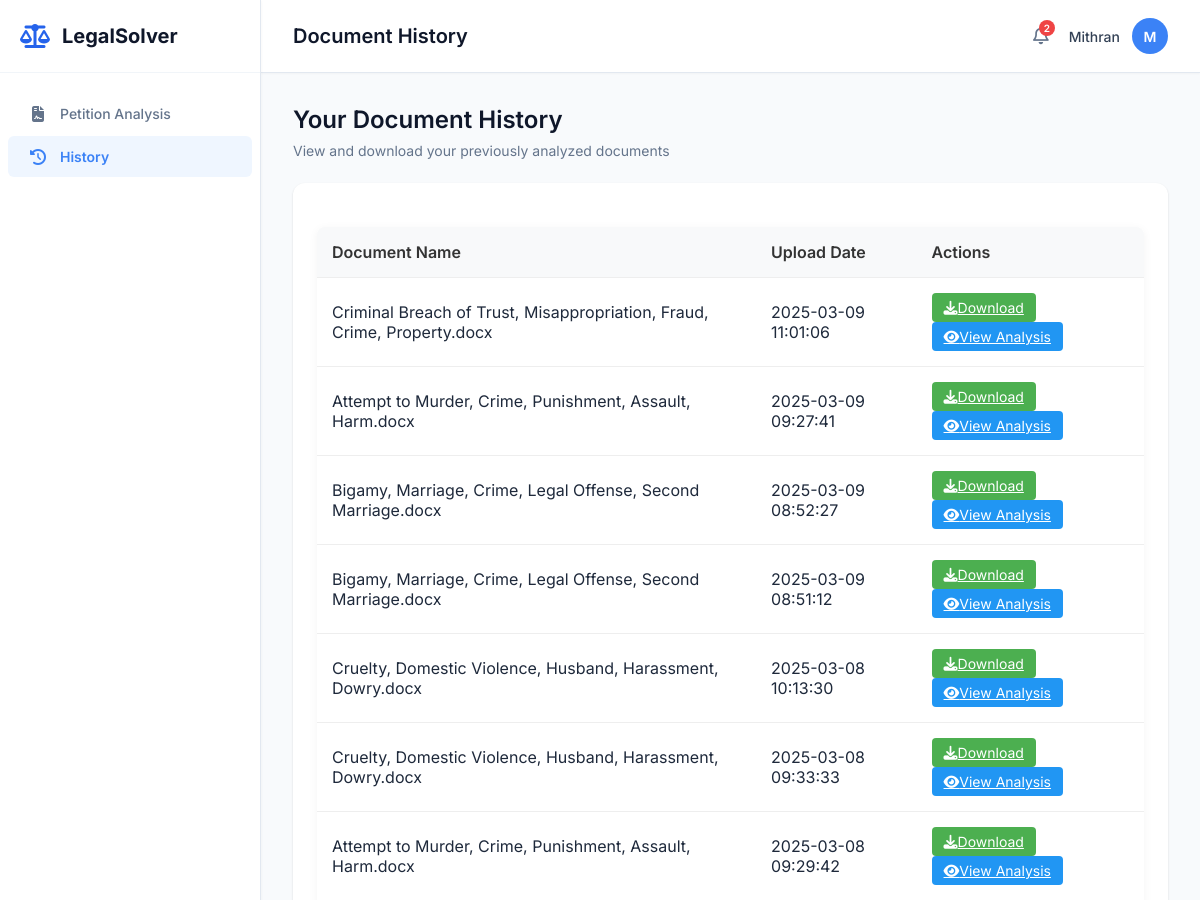
/history (signed in, upper part), run on an earlier commit of the app's database.
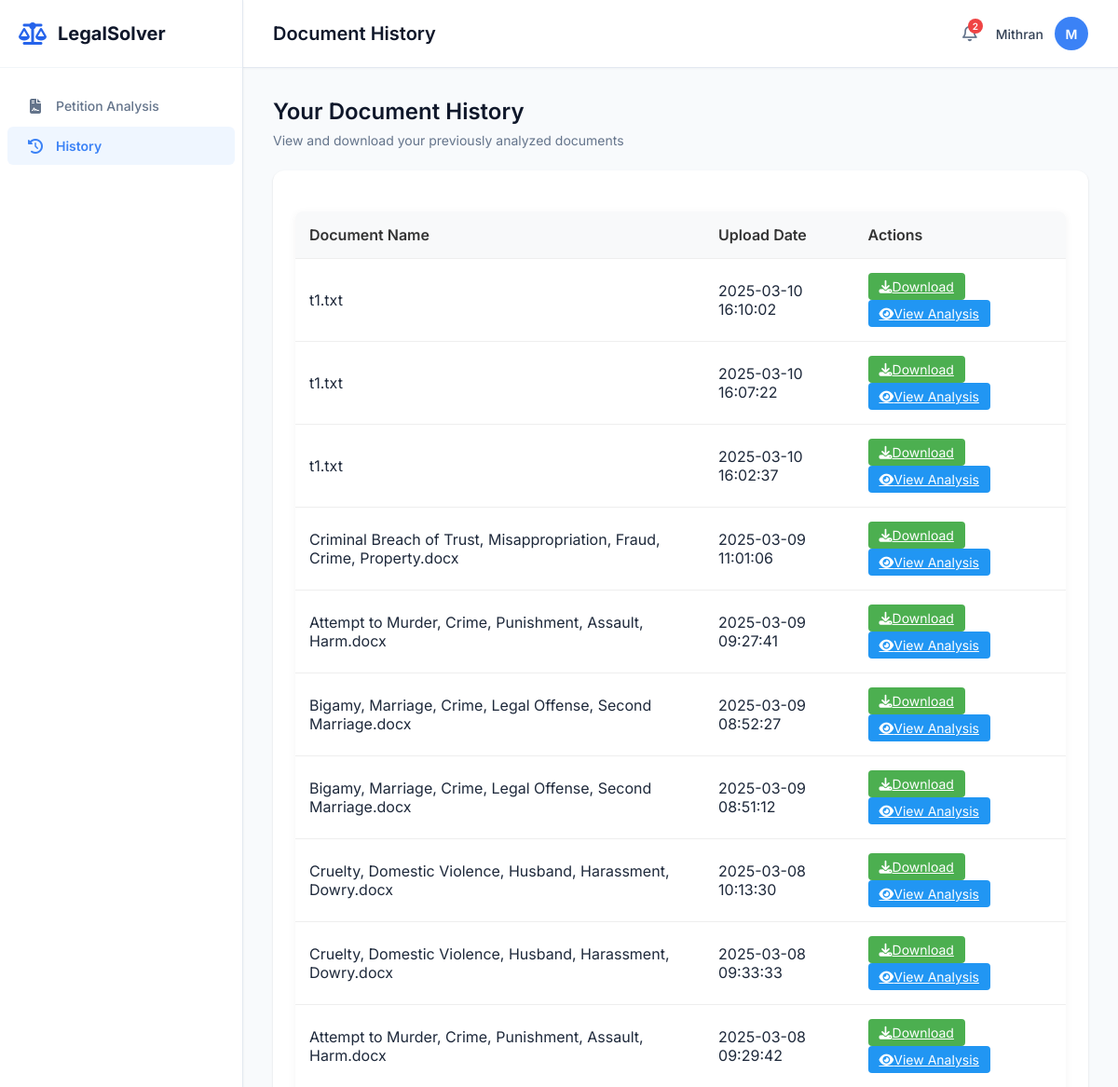
And on a later commit of the database.
### tables this page shows
CREATE TABLE document_history (
                        doc_id TEXT PRIMARY KEY,
                        user_id INTEGER NOT NULL,
                        filename TEXT NOT NULL,
                        original_filename TEXT NOT NULL,
                        upload_date TIMESTAMP NOT NULL,
                        analysis_results TEXT,
                        file_path TEXT NOT NULL,
                        FOREIGN KEY (user_id) REFERENCES users (user_id)
                    );

### app.py (the view)
@app.route('/history')
def history():
    if 'username' not in session:
        return redirect(url_for('login'))
    documents = get_user_documents(session['username'])
    return render_template('history.html', username=session['username'], documents=documents)

### db_connection.py (called while the page is built)
def create_connection(db_file):
    os.makedirs(os.path.dirname(db_file), exist_ok=True)
    conn = None
    try:
        conn = sqlite3.connect(db_file)
        return conn
    except sqlite3.Error as e:
        print(f"Database connection error: {e}")
    return conn

def get_user_id(username):
    db_path = os.path.join(os.path.dirname(__file__), 'database.db')
    conn = create_connection(db_path)
    if conn is None:
        print("Failed to create database connection.")
        return None
    with conn:
        cur = conn.cursor()
        cur.execute("SELECT user_id FROM users WHERE username=?", (username,))
        result = cur.fetchone()
        return result[0] if result else None

def get_user_documents(username):
    user_id = get_user_id(username)
    if not user_id:
        return []
    db_path = os.path.join(os.path.dirname(__file__), 'database.db')
    conn = create_connection(db_path)
    if conn is None:
        print("Failed to create database connection.")
        return []
    with conn:
        cur = conn.cursor()
        cur.execute(
            "SELECT doc_id, original_filename, upload_date, file_path FROM document_history WHERE user_id=? ORDER BY upload_date DESC",
            (user_id,)
        )
        return cur.fetchall()

### templates/history.html (shortened to what this page needs)
<!DOCTYPE html>
<html lang="en">
<head>
    <link rel="stylesheet" href="{{ url_for('static', filename='style.css') }}">
    <link rel="stylesheet" href="https://cdnjs.cloudflare.com/ajax/libs/font-awesome/6.4.0/css/all.min.css">
</head>
<body class="home-body">
    <div class="app-container">
        <aside class="sidebar">
            <div class="sidebar-header">
                <div class="logo">
                    <i class="fas fa-scale-balanced"></i>
                    <span>LegalSolver</span>
                </div>
            </div>
            <nav class="sidebar-nav">
                <ul>
                    <li><a href="{{ url_for('home') }}"><i class="fas fa-file-contract"></i> Petition Analysis</a></li>
                    <li class="active"><a href="{{ url_for('history') }}"><i class="fas fa-history"></i> History</a></li>
                </ul>
            </nav>
        </aside>
        <main class="main-content">
            <header class="top-header">
                <div class="page-title">
                    <h1>Document History</h1>
                </div>
                <div class="user-profile">
                    <div class="notifications">
                        <i class="far fa-bell"></i>
                        <span class="notification-badge">2</span>
                    </div>
                    <div class="user-info">
                        <span class="username">{{ username }}</span>
                        <div class="avatar">
                            <span>{{ username[0] | upper }}</span>
                        </div>
                    </div>
                </div>
            </header>
            <div class="dashboard">
                <div class="dashboard-header">
                    <h2>Your Document History</h2>
                    <p>View and download your previously analyzed documents</p>
                </div>
                <div class="card">
                    <div class="card-content">
                        {% if documents and documents|length > 0 %}
                        <table class="history-table">
                            <thead>
                                <tr>
                                    <th>Document Name</th>
                                    <th>Upload Date</th>
                                    <th>Actions</th>
                                </tr>
                            </thead>
                            <tbody>
                                {% for doc in documents %}
                                <tr>
                                    <td>{{ doc[1] }}</td>
                                    <td>{{ doc[2] }}</td>
                                    <td>
                                        <a href="{{ url_for('download_document', doc_id=doc[0]) }}" class="action-btn download-btn">
                                            <i class="fas fa-download"></i> Download
                                        </a>
                                        <a href="{{ url_for('view_analysis', doc_id=doc[0]) }}" class="action-btn view-btn">
                                            <i class="fas fa-eye"></i> View Analysis
                                        </a>
                                    </td>
                                </tr>
                                {% endfor %}
                            </tbody>
                        </table>
                        {% endif %}
                    </div>
                </div>
            </div>
        </main>
    </div>
</body>
</html>

### static/style.css (style rules this page uses)
body { font-family: 'Inter', 'Segoe UI', 'Roboto', sans-serif; background: linear-gradient(135deg, #f5f7fa 0%, #c3cfe2 100%); margin: 0; padding: 0; display: flex; justify-content: center; align-items: center; min-height: 100vh; color: #333; }
h1 { color: #333; font-size: 28px; margin-bottom: 20px; }
body { font-family: Arial, sans-serif; }
.home-body { display: block; background: #f8fafc; min-height: 100vh; margin: 0; padding: 0; font-family: 'Inter', sans-serif; color: #1e293b; }
.app-container { display: flex; width: 100%; height: 100vh; overflow: hidden; }
.sidebar { width: 260px; background: #ffffff; border-right: 1px solid #e2e8f0; display: flex; flex-direction: column; height: 100%; box-shadow: 0 1px 3px rgba(0, 0, 0, 0.05); z-index: 10; }
.sidebar-header { padding: 24px 20px; border-bottom: 1px solid #f1f5f9; }
.logo { display: flex; align-items: center; font-weight: 700; font-size: 20px; color: #0f172a; }
.logo i { font-size: 24px; margin-right: 12px; color: #2563eb; }
.sidebar-nav { flex: 1; padding: 20px 0; overflow-y: auto; }
.sidebar-nav ul { list-style: none; padding: 0; margin: 0; }
.sidebar-nav li { margin-bottom: 2px; }
.sidebar-nav a { display: flex; align-items: center; padding: 12px 20px; color: #64748b; text-decoration: none; font-weight: 500; font-size: 14px; border-radius: 6px; margin: 0 8px; transition: all 0.2s ease; }
.sidebar-nav a i { margin-right: 12px; font-size: 16px; width: 20px; text-align: center; }
.sidebar-nav li.active a { background: #eff6ff; color: #3b82f6; font-weight: 600; }
.main-content { flex: 1; display: flex; flex-direction: column; overflow: hidden; background: #f8fafc; }
.top-header { height: 72px; display: flex; align-items: center; justify-content: space-between; padding: 0 32px; background: #ffffff; border-bottom: 1px solid #e2e8f0; box-shadow: 0 1px 2px rgba(0, 0, 0, 0.03); }
.page-title h1 { font-size: 20px; font-weight: 600; color: #0f172a; margin: 0; }
.user-profile { display: flex; align-items: center; gap: 20px; }
.notifications { position: relative; cursor: pointer; }
.notifications i { font-size: 18px; color: #64748b; }
.notification-badge { position: absolute; top: -6px; right: -6px; background: #ef4444; color: white; font-size: 10px; font-weight: 600; width: 16px; height: 16px; border-radius: 50%; display: flex; align-items: center; justify-content: center; }
.user-info { display: flex; align-items: center; gap: 12px; }
.username { font-size: 14px; font-weight: 500; color: #334155; }
.avatar { width: 36px; height: 36px; background: #3b82f6; border-radius: 50%; display: flex; align-items: center; justify-content: center; color: white; font-weight: 600; font-size: 14px; }
.dashboard { flex: 1; padding: 32px; overflow-y: auto; }
.dashboard-header { margin-bottom: 24px; }
.dashboard-header h2 { font-size: 24px; font-weight: 600; color: #0f172a; margin: 0 0 8px 0; }
.dashboard-header p { font-size: 14px; color: #64748b; margin: 0; }
.card { background: #ffffff; border-radius: 12px; box-shadow: 0 1px 3px rgba(0, 0, 0, 0.05), 0 1px 2px rgba(0, 0, 0, 0.1); margin-bottom: 24px; overflow: hidden; transition: transform 0.2s ease, box-shadow 0.2s ease; }
.card-content { padding: 24px; }

### templates/history.html (style rules this page uses)
.history-table { width: 100%; border-collapse: collapse; margin-top: 20px; background-color: #fff; border-radius: 8px; overflow: hidden; box-shadow: 0 2px 10px rgba(0, 0, 0, 0.05); }
.history-table th, .history-table td { padding: 15px; text-align: left; border-bottom: 1px solid #eee; }
.history-table th { background-color: #f8f9fa; font-weight: 600; color: #333; }
.action-btn { padding: 6px 12px; border-radius: 4px; font-size: 14px; margin-right: 5px; cursor: pointer; transition: all 0.2s; border: none; display: inline-flex; align-items: center; justify-content: center; }
.download-btn { background-color: #4CAF50; color: white; }
.view-btn { background-color: #2196F3; color: white; }

What changed in the data, as far as the page shows it:
added document_history: original_filename "t1.txt", upload_date "2025-03-10 16:10:02"
added document_history: original_filename "t1.txt", upload_date "2025-03-10 16:07:22"
added document_history: original_filename "t1.txt", upload_date "2025-03-10 16:02:37"
